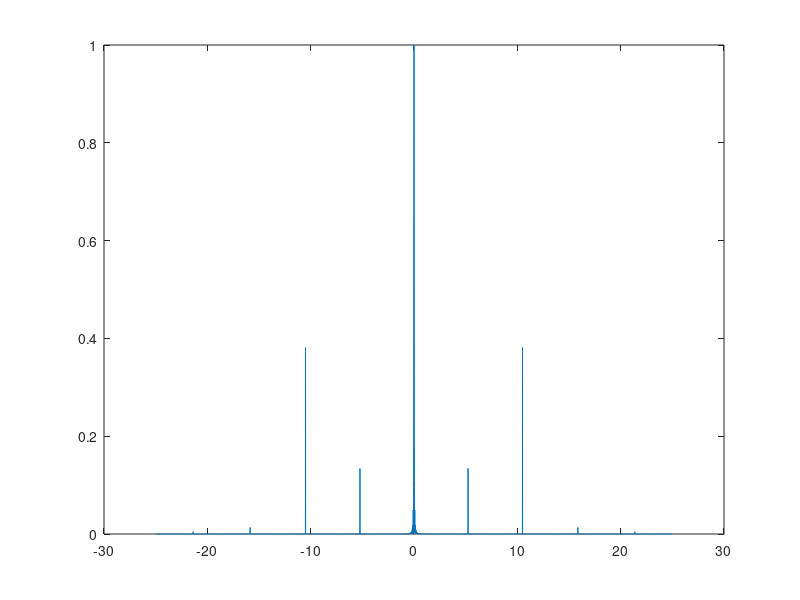

MATLAB code to generate this figure: (Note: this script raises an error after producing the figure.)
% BASIC IMAGE ANALYSIS SCRIPT
% This script is intended as an example to help you analyze the pictures you have acquired
% during the "Diffraction, interference and Fourier filtering" lab. Notice that you cannot
% simply run the algorithm "as it is", you will need to change a few things to make it
% work with your images (therefore you will have to understand it, contact your lab
% supervisor if you have questions). You can also write your own algorithm making
% different steps if you want (this here is just for inspiration).

close all; clear all;
%%
lamb = 632.8*10^-9;
L = 0.22;
N = 144*10^3;
d = 1/N;
thetas_analytical = deg2rad(-25:0.01:25);
Beta = @(theta) (pi*d)*sin(theta)./lamb;
Alpha = @(theta) (pi*d)*sin(theta)./lamb;
beta = Beta(thetas_analytical);
alph = Alpha(thetas_analytical);
diff = (sin(beta)./beta).^2;
diff = sinc(beta).^2;
inter = (sin(N.*alph)./sin(alph)).^2.*(mod(alph,pi)~=0)+N.^2*(mod(alph,pi)==0);
R = diff.*inter;
R = R./max(R);
plot(rad2deg(thetas_analytical),R)
new_d_max = @(y,m) lamb*m*L./y;
new_b_min = @(y,m) lamb*m*L./y;
new_a_min = @(y,m) lamb*(m-1/2)*L./y;
rel_err = @(y,m) (new_b(y,m)-b)/b;
show_steps = true;
offset = 2.5e4;
%%
path = 'Images/Grating/grating.jpg';
channel = 1;
rotation = 4;
sec_x = "all";
sec_y = 950:1300;
baseline_sign = 0; % No baseline subtraction or addition
shift = (2590+1427)/2;
S = (833-616)/5; %px/mm
L = 0.22;
show_steps = true;
mm_limit = [-60,60];
deg_limit = [-12,12];
[xAxisDeg, xAxisMm, data3] = image_process(path,channel,rotation,sec_x, ...
               sec_y,baseline_sign,shift,S,L,show_steps,mm_limit,deg_limit,offset);
%% Import the image to Matlab

%myImage1 = imread('Images/Grating/grating.jpg');

visualize = true;
% Interference : a
[PKS,LOCS] = find_max(data3,xAxisMm,1,10,visualize);
y_interference = LOCS*10^-3;
if visualize
    grid on;
    xlabel('mm - displacement');
    ylabel('Normalized signal');
    title('Normalized signal vs angle with Min peaks');
    xlim([-60 , 60]);
    ylim([0 , 1]);
end
%% Theoretical intensity.
if show_steps
    plot(xAxisDeg,data3);
    hold on
    degs = atand(y_interference/L);
    scatter(degs,PKS,'r^','filled');
    plot(rad2deg(thetas_analytical),R,"m")
    hold off
    grid on;
    xlabel('Angle (°)');
    ylabel('Normalized signal');
    title('Normalized signal vs angle with Max peaks');
    xlim([-12 , 12]);
    ylim([0 , 1]);
    legend(["Exp - values","Maxima","Analytical"])
   
end

left_hand = sum(y_interference<0);
right_hand = sum(y_interference>=0);
m = [-left_hand:-1 1:right_hand];
grating_constants = new_d_max(y_interference,m);
d_mean = mean(grating_constants);
d_std = std(grating_constants);
%% Interference Error:
N_inter = length(grating_constants);
dL = 5*10^-3;
dP = 25;

dy = dP/(S*10^3);

mabs = abs(m);
dd = sqrt((dL*lamb*(mabs-1/2)./y_interference).^2+((mabs-1/2).*L*dy*lamb./(y_interference.^2)).^2);
dd_mean = sqrt(mean(dd.^2));
dd_std = std(dd);
fprintf("Interference\n");
fprintf("a = %.3e +- %.3e\n",d_mean,dd_mean);
fprintf("a_std = %.3e \n",d_std);
fprintf("Error std = %.3e \n\n",dd_std);
